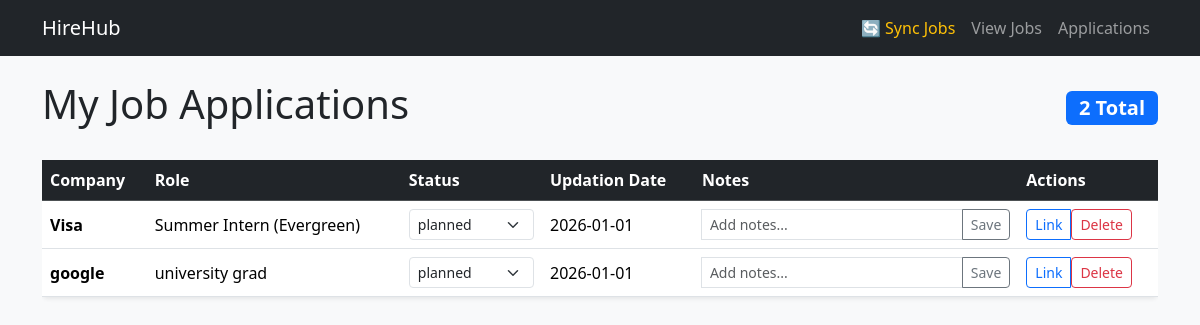
The app's page /applications, older data.
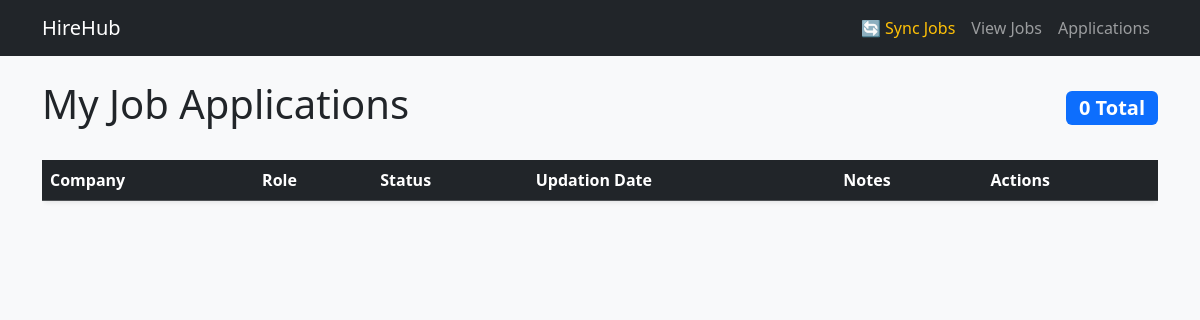
The same page, newer data.
### app/core/models.py (models this page shows)
class Application(Base):
    __tablename__ = "applications"
    id: Mapped[int] = mapped_column(Integer, primary_key=True)
    job_id: Mapped[int] = mapped_column(Integer, ForeignKey("jobs.id"), nullable=False)
    company: Mapped[str] = mapped_column(String(255), nullable=False)
    role_title: Mapped[str] = mapped_column(String(255), nullable=False)
    apply_url: Mapped[str] = mapped_column(String(1000), nullable=False)
    status: Mapped[str] = mapped_column(String(100), default="Planned", nullable=False)
    applied_date: Mapped[datetime] = mapped_column(DateTime, default=datetime.utcnow, nullable=False)
    last_updated: Mapped[datetime] = mapped_column(DateTime, default=datetime.utcnow, onupdate=datetime.utcnow, nullable=False)
    notes: Mapped[Optional[str]] = mapped_column(Text, nullable=True)
    priority: Mapped[Optional[int]] = mapped_column(Integer, default=3,nullable=False)
    job : Mapped["Job"] = relationship("Job", back_populates="applications")
    events: Mapped[List["ApplicationEvent"]] = relationship("ApplicationEvent", back_populates="application")

### app/core/main.py (the view)
@app.get("/applications", response_class=HTMLResponse)
async def view_applications(request: Request, db: Session = Depends(get_db)):
    application = db.query(Application).order_by(Application.applied_date.desc()).all()
    return templates.TemplateResponse(
        "application.html",
        {"request": request, "applications": application}
    )

### app/templates/application.html (shortened to what this page needs)
{% extends "layout/base.html" %}
{% block content %}
<div class="d-flex justify-content-between align-items-center mb-4">
    <h1>My Job Applications</h1>
    <span class="badge bg-primary fs-5">{{ applications|length }} Total</span>
</div>
<div class="table-responsive">
    <table class="table table-hover align-middle bg-white shadow-sm rounded">
        <thead class="table-dark">
            <tr>
                <th>Company</th>
                <th>Role</th>
                <th>Status</th>
                <th>Updation Date</th>
                <th>Notes</th>
                <th>Actions</th>
            </tr>
        </thead>
        <tbody>
            {% for app in applications %}
            <tr>
                <td><strong>{{ app.company }}</strong></td>
                <td>{{ app.role_title }}</td>
                <td>
                    <form action="/update-status" method="post">
                        <select name="new_status" class="form-select form-select-sm" onchange="this.form.submit()">
                            <option value="planned" {% if app.status == 'planned' %}selected{% endif %}>planned</option>
                        </select>
                    </form>
                </td>
                <td>{{ app.applied_date.strftime('%Y-%m-%d') if app.applied_date else 'N/A' }}</td>
                <td>
                    <form action="/update-notes" method="post" class="input-group input-group-sm">
                        <input type="text" name="notes" class="form-control" value="{{ app.notes or '' }}" placeholder="Add notes...">
                        <button type="submit" class="btn btn-outline-secondary">Save</button>
                    </form>
                </td>
                <td>
                    <div class="btn-group">
                        <a href="{{ app.apply_url }}" target="_blank" class="btn btn-sm btn-outline-primary">Link</a>
                        <form action="/delete-application" method="post" onsubmit="return confirm('Delete this application?');">
                            <button type="submit" class="btn btn-sm btn-outline-danger">Delete</button>
                        </form>
                    </div>
                </td>
            </tr>
            {% endfor %}
        </tbody>
    </table>
</div>
{% endblock %}

Row changes from the older to the newer data that the page shows:
removed Application: company "Visa", role_title "Summer Intern (Evergreen)", applied_date "2026-01-01"
removed Application: company "google", role_title "university grad", applied_date "2026-01-01"
Text that changed along with them:
{{ applications|length }}: "2" → "0"
